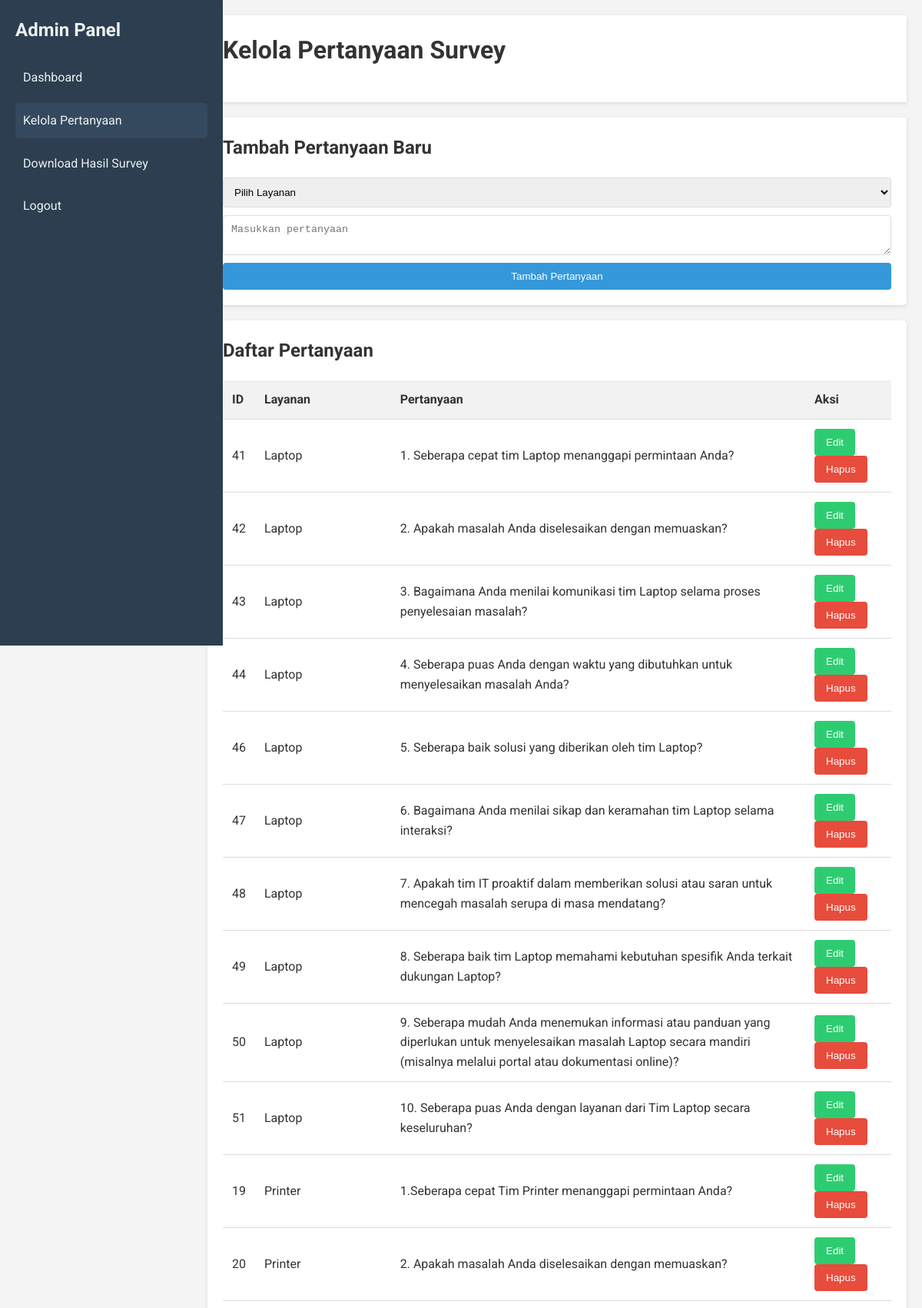
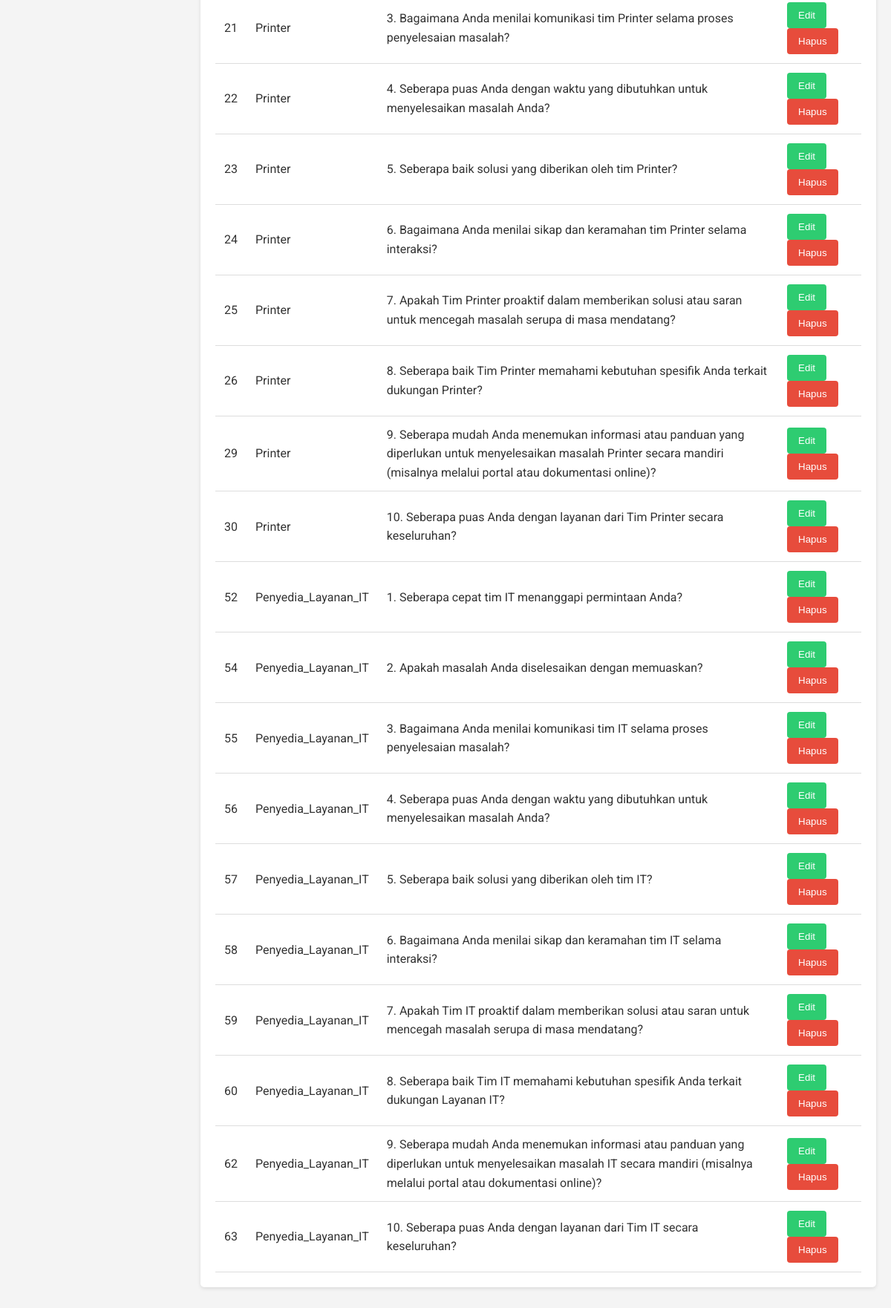
Screenshot of /admin/manage_questions.php (signed in) with the database file from the repository (2 pictures, top to bottom).
### tables this page shows
CREATE TABLE IF NOT EXISTS `questions` (
  `id` int(11) NOT NULL AUTO_INCREMENT,
  `layanan` enum('Laptop','Printer','Penyedia_Layanan_IT') NOT NULL,
  `text` text NOT NULL,
  PRIMARY KEY (`id`)
);

### admin/manage_questions.php (the view, shortened to what this page needs)
<?php
require_once '../includes/db.php';
function get_all_questions() {
    global $pdo;
    $stmt = $pdo->query("SELECT * FROM questions ORDER BY layanan, id");
    return $stmt->fetchAll(PDO::FETCH_ASSOC);
}
$questions = get_all_questions();
?>
<!DOCTYPE html>
<html lang="id">
<head>
</head>
<body>
    <div class="sidebar">
        <h2>Admin Panel</h2>
        <ul>
            <li><a href="dashboard.php">Dashboard</a></li>
            <li><a href="manage_questions.php" class="active">Kelola Pertanyaan</a></li>
            <li><a href="download_results.php">Download Hasil Survey</a></li>
            <li><a href="../logout.php">Logout</a></li>
        </ul>
    </div>
    <div class="main-content">
        <div class="container">
            <div class="header">
                <h1>Kelola Pertanyaan Survey</h1>
            </div>
            <div class="card">
                <h2>Tambah Pertanyaan Baru</h2>
                <form method="POST">
                    <select name="layanan" required>
                        <option value="">Pilih Layanan</option>
                    </select>
                    <textarea name="text" placeholder="Masukkan pertanyaan" required></textarea>
                    <button type="submit" class="btn">Tambah Pertanyaan</button>
                </form>
            </div>
            <div class="card">
                <h2>Daftar Pertanyaan</h2>
                <table>
                    <thead>
                        <tr>
                            <th>ID</th>
                            <th>Layanan</th>
                            <th>Pertanyaan</th>
                            <th>Aksi</th>
                        </tr>
                    </thead>
                    <tbody>
                        <?php foreach ($questions as $question): ?>
                        <tr>
                            <td><?= htmlspecialchars($question['id']) ?></td>
                            <td><?= htmlspecialchars($question['layanan']) ?></td>
                            <td><?= htmlspecialchars($question['text']) ?></td>
                            <td>
                                <button onclick="editQuestion(<?= $question['id'] ?>)" class="btn btn-edit">Edit</button>
                                <form method="POST" style="display: inline;">
                                    <button type="submit" onclick="return confirm('Anda yakin ingin menghapus pertanyaan ini?')" class="btn btn-delete">Hapus</button>
                                </form>
                            </td>
                        </tr>
                        <?php endforeach; ?>
                    </tbody>
                </table>
            </div>
        </div>
    </div>
</body>
</html>

### admin/manage_questions.php (style rules this page uses)
body { font-family: 'Roboto', sans-serif; line-height: 1.6; color: #333; background-color: #f4f4f4; margin: 0; padding: 0; display: flex; }
.sidebar { width: 250px; background-color: #2c3e50; color: #ecf0f1; padding: 20px; height: 100vh; position: fixed; }
.sidebar h2 { color: #ecf0f1; margin-bottom: 20px; }
.sidebar ul { list-style-type: none; padding: 0; }
.sidebar ul li { margin-bottom: 10px; }
.sidebar ul li a { color: #ecf0f1; text-decoration: none; display: block; padding: 10px; border-radius: 5px; transition: background-color 0.3s; }
.sidebar ul li a:hover, .sidebar ul li a.active { background-color: #34495e; }
.main-content { flex: 1; padding: 20px; margin-left: 250px; }
.container { max-width: 1200px; margin: 0 auto; }
.header { background-color: #fff; padding: 20px; box-shadow: 0 2px 5px rgba(0,0,0,0.1); margin-bottom: 20px; }
h1, h2 { color: #333; margin-top: 0; }
.card { background-color: #fff; border-radius: 5px; box-shadow: 0 2px 5px rgba(0,0,0,0.1); padding: 20px; margin-bottom: 20px; }
table { width: 100%; border-collapse: collapse; }
th, td { padding: 12px; text-align: left; border-bottom: 1px solid #ddd; }
th { background-color: #f2f2f2; }
.btn { background-color: #3498db; color: white; padding: 10px 15px; border: none; border-radius: 4px; cursor: pointer; }
.btn-edit { background-color: #2ecc71; }
.btn-delete { background-color: #e74c3c; }
form { display: flex; flex-direction: column; }
input[type="text"], select, textarea { margin-bottom: 10px; padding: 10px; border: 1px solid #ddd; border-radius: 4px; }

### rows the page displays
questions: id "41", layanan "Laptop", text "1. Seberapa cepat tim Laptop menanggapi permintaan Anda?"
questions: id "42", layanan "Laptop", text "2. Apakah masalah Anda diselesaikan dengan memuaskan?"
questions: id "43", layanan "Laptop", text "3. Bagaimana Anda menilai komunikasi tim Laptop selama proses penyelesaian masalah?"
questions: id "44", layanan "Laptop", text "4. Seberapa puas Anda dengan waktu yang dibutuhkan untuk menyelesaikan masalah Anda?"
questions: id "46", layanan "Laptop", text "5. Seberapa baik solusi yang diberikan oleh tim Laptop?"
questions: id "47", layanan "Laptop", text "6. Bagaimana Anda menilai sikap dan keramahan tim Laptop selama interaksi?"
questions: id "48", layanan "Laptop", text "7. Apakah tim IT proaktif dalam memberikan solusi atau saran untuk mencegah masalah serupa di masa mendatang?"
questions: id "49", layanan "Laptop", text "8. Seberapa baik tim Laptop memahami kebutuhan spesifik Anda terkait dukungan Laptop?"
questions: id "50", layanan "Laptop", text "9. Seberapa mudah Anda menemukan informasi atau panduan yang diperlukan untuk menyelesaikan masalah Laptop secara mandiri (misalnya melalui portal atau dokumentasi online)?"
questions: id "51", layanan "Laptop", text "10. Seberapa puas Anda dengan layanan dari Tim Laptop secara keseluruhan?"
questions: id "19", layanan "Printer", text "1.Seberapa cepat Tim Printer menanggapi permintaan Anda?"
questions: id "20", layanan "Printer", text "2. Apakah masalah Anda diselesaikan dengan memuaskan?"
questions: id "21", layanan "Printer", text "3. Bagaimana Anda menilai komunikasi tim Printer selama proses penyelesaian masalah?"
questions: id "22", layanan "Printer", text "4. Seberapa puas Anda dengan waktu yang dibutuhkan untuk menyelesaikan masalah Anda?"
questions: id "23", layanan "Printer", text "5. Seberapa baik solusi yang diberikan oleh tim Printer?"
questions: id "24", layanan "Printer", text "6. Bagaimana Anda menilai sikap dan keramahan tim Printer selama interaksi?"
questions: id "25", layanan "Printer", text "7. Apakah Tim Printer proaktif dalam memberikan solusi atau saran untuk mencegah masalah serupa di masa mendatang?"
questions: id "26", layanan "Printer", text "8. Seberapa baik Tim Printer memahami kebutuhan spesifik Anda terkait dukungan Printer?"
questions: id "29", layanan "Printer", text "9. Seberapa mudah Anda menemukan informasi atau panduan yang diperlukan untuk menyelesaikan masalah Printer secara mandiri (misalnya melalui portal atau dokumentasi online)?"
questions: id "30", layanan "Printer", text "10. Seberapa puas Anda dengan layanan dari Tim Printer secara keseluruhan?"
questions: id "52", layanan "Penyedia_Layanan_IT", text "1. Seberapa cepat tim IT menanggapi permintaan Anda?"
questions: id "54", layanan "Penyedia_Layanan_IT", text "2. Apakah masalah Anda diselesaikan dengan memuaskan?"
questions: id "55", layanan "Penyedia_Layanan_IT", text "3. Bagaimana Anda menilai komunikasi tim IT selama proses penyelesaian masalah?"
questions: id "56", layanan "Penyedia_Layanan_IT", text "4. Seberapa puas Anda dengan waktu yang dibutuhkan untuk menyelesaikan masalah Anda?"
questions: id "57", layanan "Penyedia_Layanan_IT", text "5. Seberapa baik solusi yang diberikan oleh tim IT?"
questions: id "58", layanan "Penyedia_Layanan_IT", text "6. Bagaimana Anda menilai sikap dan keramahan tim IT selama interaksi?"
questions: id "59", layanan "Penyedia_Layanan_IT", text "7. Apakah Tim IT proaktif dalam memberikan solusi atau saran untuk mencegah masalah serupa di masa mendatang?"
questions: id "60", layanan "Penyedia_Layanan_IT", text "8. Seberapa baik Tim IT memahami kebutuhan spesifik Anda terkait dukungan Layanan IT?"
questions: id "62", layanan "Penyedia_Layanan_IT", text "9. Seberapa mudah Anda menemukan informasi atau panduan yang diperlukan untuk menyelesaikan masalah IT secara mandiri (misalnya melalui portal atau dokumentasi online)?"
questions: id "63", layanan "Penyedia_Layanan_IT", text "10. Seberapa puas Anda dengan layanan dari Tim IT secara keseluruhan?"
